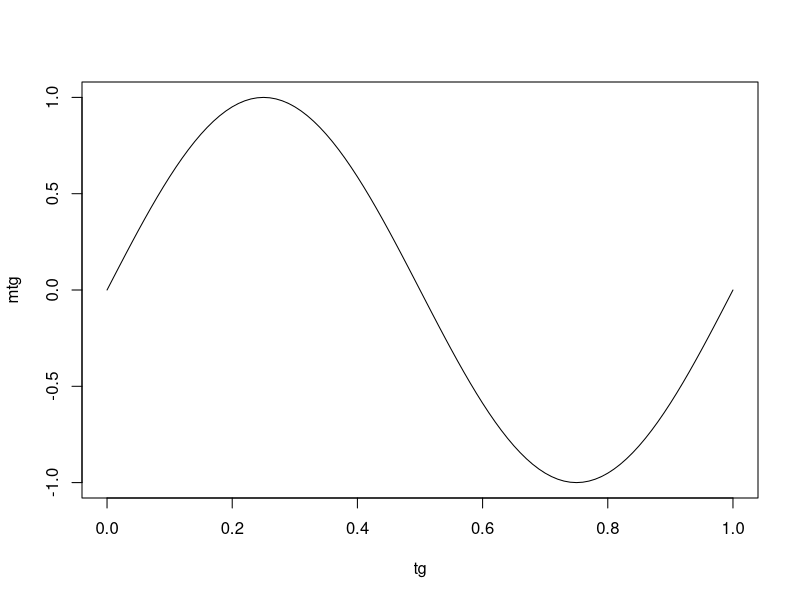
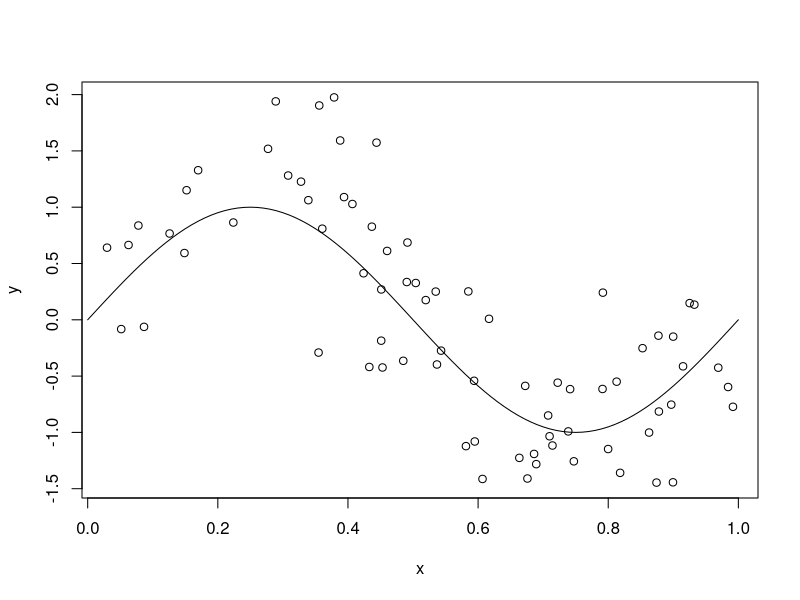
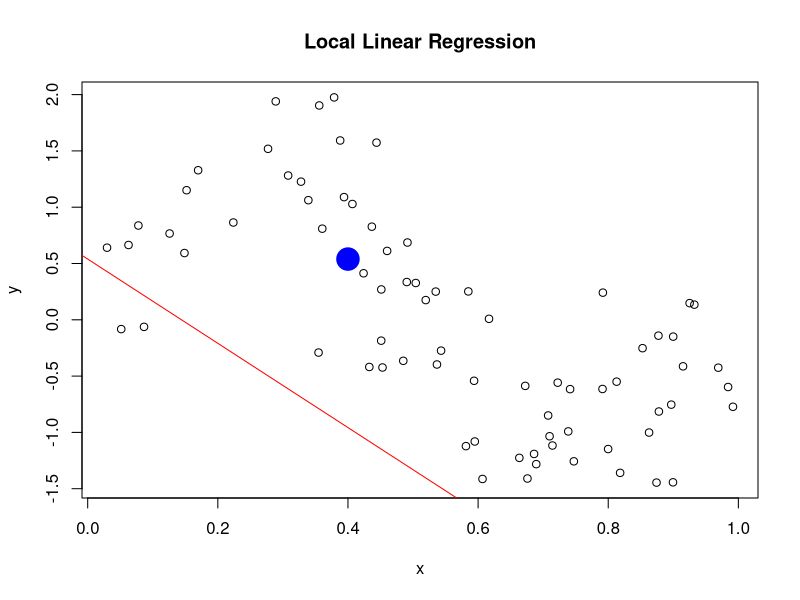
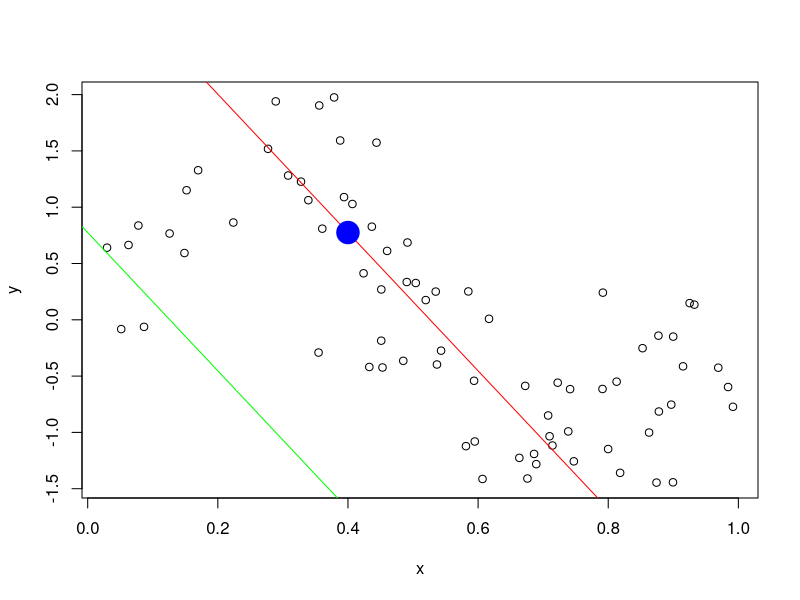
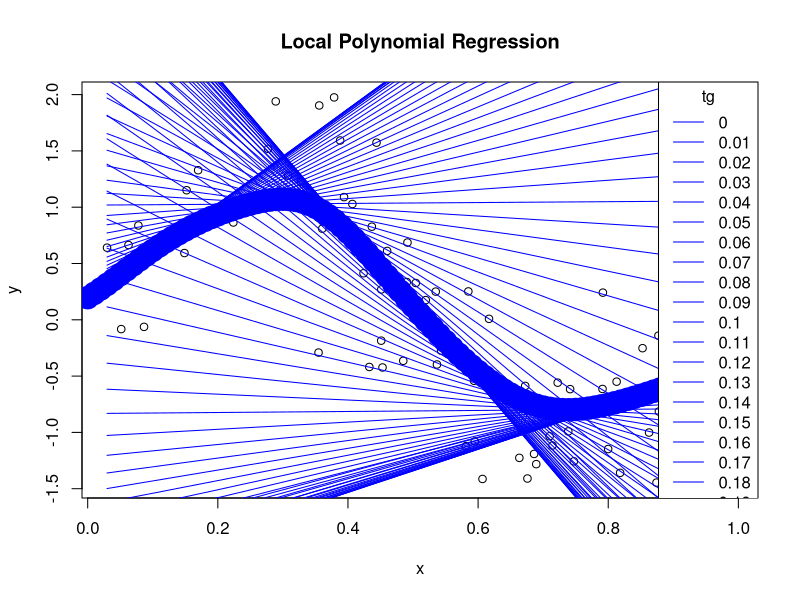

Here is the R script that generated these plots, in order:
## ---- chunk 1
knitr::opts_chunk$set(echo = TRUE)
## ---- chunk 2
tg <- seq(0,1,by=.01) # Regular grid of values t
nt <- length(tg)      # number of points t in the regular grid
mtg <- sin(2*pi*tg)   # m(tg), true regression function
plot(tg, mtg, type="l")
## ---- chunk 3
n <- 75       # number of observed data
sigma.e <- .5 # standard deviation of the random noise
x <- runif(n)
mx <- sin(2*pi*x)
y <- mx + rnorm(n,0,sigma.e)

plot(x,y)
lines(tg,mtg)
## ---- chunk 4
# Code from chatgpt
t <- 0.4
h <- 0.2
x.t <- x - t

# Step 3: Compute the weight of each xi in x
K <- dnorm(x.t, mean = 0, sd = h)

# Step 4: Fit the weighted linear model
weighted_lm <- lm(y ~ x.t, weights = K)

# Step 5: Estimate m(t) (intercept of the fitted model)
m_hat <- coef(weighted_lm)[1]

# Print the estimated value of m(t)
cat("Estimated m(t) at t =", t, "is:", m_hat, "\n")

# Step 6: Plot the estimated point (t, m_hat(t))
plot(x, y, main = "Local Linear Regression", xlab = "x", ylab = "y")
abline(weighted_lm, col = "red")  # Add the weighted linear fit line
points(t, m_hat, col = "blue", pch = 19, cex=3)  # Estimated point (t, m_hat(t))
## ---- chunk 5
# Code from teacher
t<-.4
h<-.1
x.t <- x-t

w <- dnorm(x.t/h)

lm1 <- lm(y~x, weights = w)
lm2 <- lm(y~x.t, weights = w)

lm2$coefficients[1]
lm1$coefficients[1]+lm1$coefficients[2]*t
plot(x,y)
hat.m.t <- lm2$coefficients[1]
points(t,hat.m.t,col="red",pch=19)
abline(lm1, col = "red") 
abline(lm2, col = "green") 
points(t, hat.m.t, col = "blue", pch = 19, cex=3) 
## ---- chunk 6
h <- 0.1

plot(x, y, main = "Local Polynomial Regression", xlab = "x", ylab = "y")

for(t in tg) {
  x.t <- x - t
  K <- dnorm(x.t, mean = 0, sd = h)
  weighted_lm <- lm(y~x.t, weights = K)
  m_hat <- coef(weighted_lm)[1]

  lines(x, predict(weighted_lm), col = "blue")
  points(t, m_hat, col = "blue", pch = 19, cex=3) 
}

legend("topright", legend = tg, col = "blue", lty = 1, title = "tg")
